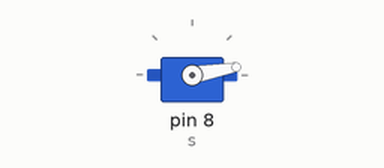
Simulated run of this sketch. Board: Arduino Uno, built with avr-gcc and run on an emulated ATmega328P. Parts: servo.

Above: at 0.05 s.
At 4.15 s:
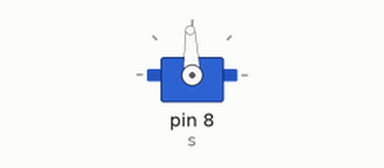
At 8.25 s:
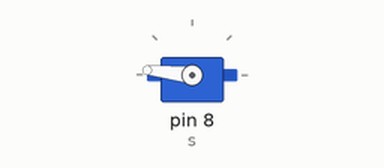
At 16.45 s:
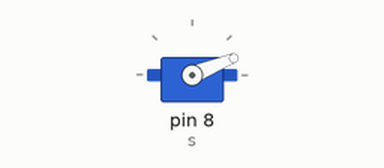
Timing chart, 0 to 22.1 s (numbered marks = the images above):
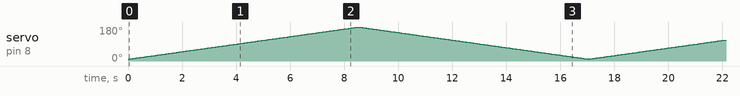

The sketch:

lab3_1.ino
```cpp
#include<Servo.h>

Servo s;
int angle = 10;

void setup() {
  s.attach(8);
  s.write(angle);

}

void loop() {
  for(angle=10 ; angle<180 ; angle++)
  {
      s.write(angle);
      delay(50);
  }
  for(angle=180 ; angle>10 ; angle--)
  {
      s.write(angle);
      delay(50);
  }

}
```
